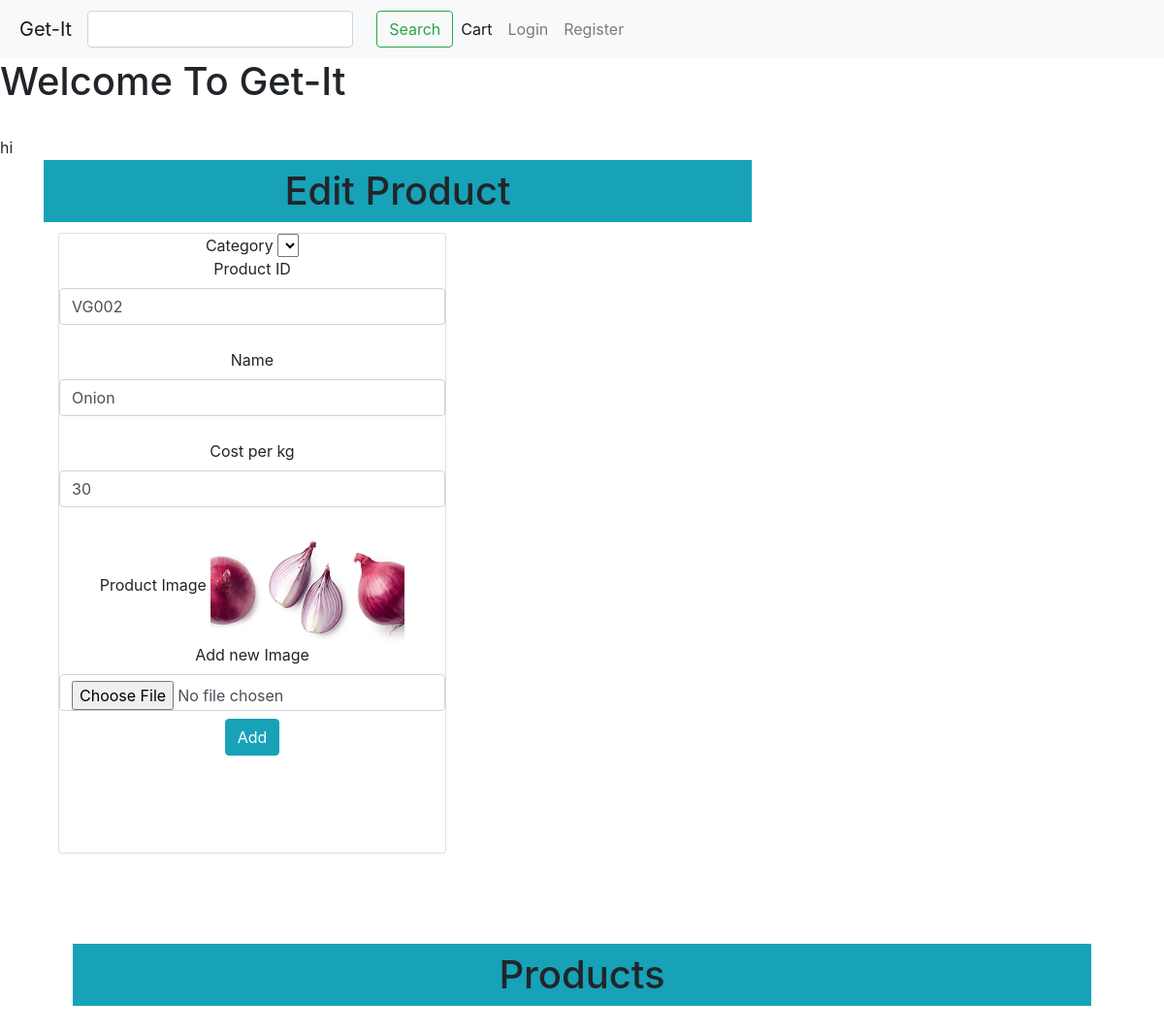
Screenshot of /VG002/Edit with the database file from the repository.
### app.py (models this page shows, shortened)
class Prod(db.Model):
    __tablename__ = "Prod"
    Prod_id = db.Column(db.Integer, primary_key = True)
    Prod_name = db.Column(db.String(20), nullable = False)
    Prod_Cost=db.Column(db.Integer, nullable = False)

### app.py (the view, shortened to what this page needs)
@app.route('/<string:Prod_id>/Edit',methods=['GET','POST'])
def Edit(Prod_id):
    prod =Prod.query.filter_by(Prod_id=Prod_id).first()
    return render_template('Edit.html',prod=prod)

### Templates/Edit.html (shortened to what this page needs)
{% extends 'layout.html' %}
{% block body %}
hi
    <div class="container">
        <div class="col-md-2">
        </div>
        <div class="col-md-8">
          <h1 class="text-center bg-info p-2">Edit Product</h1>
            <div class="container">
                <div class="row">
                  <div class="col-md-4"> </div>
                  <div class="col-md-4"></div>
                  <div class="col-md-4"></div>
                </div>
            </div>
              <div class="col-md-5">
                <div class="card">
                  <div class="card-type">
                    <form class="form1" enctype="multipart/form-data" method="post"  >
                      <span label for="text">Category</span>
                      <select>
                      </select>
                      <br>
                      <label>Product ID</label>
                      <input type="text" class="form-control" value="{{prod.Prod_id}}" name="Name" required><br>
                      <label>Name</label>
                      <input type="text" class="form-control" value="{{prod.Prod_name}}" name="ProdName" required><br>
                      <label>Cost per kg</label>
                      <input type="Integer" class="form-control" value="{{prod.Prod_Cost}}" name="Prod_Cost" required><br>
                      <label>Product Image</label>
                      <img src="/static/product{{ prod.Prod_id }}.JPG"><br>
                      <label >Add new Image</label>
                      <input type="file"class="form-control" name="file" id ="file" accept=" image/png, image/jpeg " >
                      <button type="submit" class="btn btn-info mt-2">Add</button><br>
                    </form>
                  </div>
                </div>
              </div>
              <div class="col-md-2"></div>
            </div>
            <br><br><br>
        <div class ="container col-md-8">
          <div class="col-md-12">
            <h1 class="text-center bg-info p-2">Products</h1>
          </div>
{% endblock %}

### Templates/style.css (style rules this page uses)
* { margin: 0; padding: 0 ; border: border-box; }
.card { width: 25rem; height: 40rem; margin-bottom: 20px; }
.container { max-width: 1400px; margin: auto; padding-left: 30px; padding-right: 30px; }
.col-md-4 { align-items: right; text-align: center; max-width: 2500px; padding-right: 40px; padding-left: 1000px; border-radius: 50%; border-color: black; }
.col-md-8 { text-align: center; }

### rows the page displays
Prod: Name "VG002", ProdName "Onion", Prod_Cost "30", Prod_id (picture)
